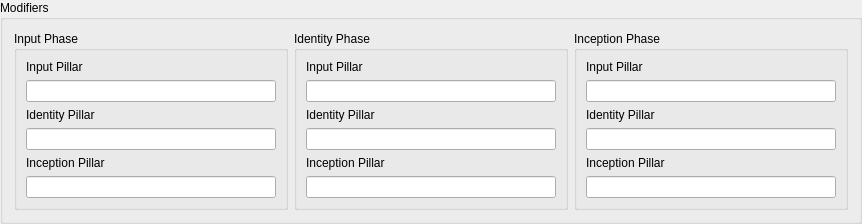
            <widget class="QGroupBox" name="groupBox_4">
             <property name="title">
              <string>Modifiers</string>
             </property>
             <layout class="QHBoxLayout" name="horizontalLayout_17">
              <item>
               <widget class="QGroupBox" name="inputPhaseGB_2">
                <property name="title">
                 <string>Input Phase</string>
                </property>
                <layout class="QVBoxLayout" name="verticalLayout_75">
                 <item>
                  <widget class="QLabel" name="auditInputPhaseLabel_2">
                   <property name="text">
                    <string>Input Pillar</string>
                   </property>
                  </widget>
                 </item>
                 <item>
                  <widget class="QLineEdit" name="auditInputPhaseTE_2">
                   <property name="sizePolicy">
                    <sizepolicy hsizetype="Fixed" vsizetype="Fixed">
                     <horstretch>0</horstretch>
                     <verstretch>0</verstretch>
                    </sizepolicy>
                   </property>
                   <property name="minimumSize">
                    <size>
                     <width>250</width>
                     <height>0</height>
                    </size>
                   </property>
                  </widget>
                 </item>
                 <item>
                  <widget class="QLabel" name="auditIdentityPhaseLabel_2">
                   <property name="text">
                    <string>Identity Pillar</string>
                   </property>
                  </widget>
                 </item>
                 <item>
                  <widget class="QLineEdit" name="auditIdentityPhaseTE_2">
                   <property name="sizePolicy">
                    <sizepolicy hsizetype="Fixed" vsizetype="Fixed">
                     <horstretch>0</horstretch>
                     <verstretch>0</verstretch>
                    </sizepolicy>
                   </property>
                   <property name="minimumSize">
                    <size>
                     <width>250</width>
                     <height>0</height>
                    </size>
                   </property>
                  </widget>
                 </item>
                 <item>
                  <widget class="QLabel" name="auditInceptionPhaseLabel_2">
                   <property name="text">
                    <string>Inception Pillar</string>
                   </property>
                  </widget>
                 </item>
                 <item>
                  <widget class="QLineEdit" name="auditInceptionPhaseTE_2">
                   <property name="sizePolicy">
                    <sizepolicy hsizetype="Fixed" vsizetype="Fixed">
                     <horstretch>0</horstretch>
                     <verstretch>0</verstretch>
                    </sizepolicy>
                   </property>
                   <property name="minimumSize">
                    <size>
                     <width>250</width>
                     <height>0</height>
                    </size>
                   </property>
                  </widget>
                 </item>
                </layout>
               </widget>
              </item>
              <item>
               <widget class="QGroupBox" name="identityPhaseGB_2">
                <property name="title">
                 <string>Identity Phase</string>
                </property>
                <layout class="QVBoxLayout" name="verticalLayout_76">
                 <item>
                  <widget class="QLabel" name="auditInputPhaseLabel_3">
                   <property name="text">
                    <string>Input Pillar</string>
                   </property>
                  </widget>
                 </item>
                 <item>
                  <widget class="QLineEdit" name="auditInputPhaseTE_3">
                   <property name="sizePolicy">
                    <sizepolicy hsizetype="Fixed" vsizetype="Fixed">
                     <horstretch>0</horstretch>
                     <verstretch>0</verstretch>
                    </sizepolicy>
                   </property>
                   <property name="minimumSize">
                    <size>
                     <width>250</width>
                     <height>0</height>
                    </size>
                   </property>
                  </widget>
                 </item>
                 <item>
                  <widget class="QLabel" name="auditIdentityPhaseLabel_3">
                   <property name="text">
                    <string>Identity Pillar</string>
                   </property>
                  </widget>
                 </item>
                 <item>
                  <widget class="QLineEdit" name="auditIdentityPhaseTE_3">
                   <property name="sizePolicy">
                    <sizepolicy hsizetype="Fixed" vsizetype="Fixed">
                     <horstretch>0</horstretch>
                     <verstretch>0</verstretch>
                    </sizepolicy>
                   </property>
                   <property name="minimumSize">
                    <size>
                     <width>250</width>
                     <height>0</height>
                    </size>
                   </property>
                  </widget>
                 </item>
                 <item>
                  <widget class="QLabel" name="auditInceptionPhaseLabel_3">
                   <property name="text">
                    <string>Inception Pillar</string>
                   </property>
                  </widget>
                 </item>
                 <item>
                  <widget class="QLineEdit" name="auditInceptionPhaseTE_3">
                   <property name="sizePolicy">
                    <sizepolicy hsizetype="Fixed" vsizetype="Fixed">
                     <horstretch>0</horstretch>
                     <verstretch>0</verstretch>
                    </sizepolicy>
                   </property>
                   <property name="minimumSize">
                    <size>
                     <width>250</width>
                     <height>0</height>
                    </size>
                   </property>
                  </widget>
                 </item>
                </layout>
               </widget>
              </item>
              <item>
               <widget class="QGroupBox" name="inceptionPhaseGB">
                <property name="title">
                 <string>Inception Phase</string>
                </property>
                <layout class="QVBoxLayout" name="verticalLayout_77">
                 <item>
                  <widget class="QLabel" name="auditInputPhaseLabel_4">
                   <property name="text">
                    <string>Input Pillar</string>
                   </property>
                  </widget>
                 </item>
                 <item>
                  <widget class="QLineEdit" name="auditInputPhaseTE_4">
                   <property name="sizePolicy">
                    <sizepolicy hsizetype="Fixed" vsizetype="Fixed">
                     <horstretch>0</horstretch>
                     <verstretch>0</verstretch>
                    </sizepolicy>
                   </property>
                   <property name="minimumSize">
                    <size>
                     <width>250</width>
                     <height>0</height>
                    </size>
                   </property>
                  </widget>
                 </item>
                 <item>
                  <widget class="QLabel" name="auditIdentityPhaseLabel_4">
                   <property name="text">
                    <string>Identity Pillar</string>
                   </property>
                  </widget>
                 </item>
                 <item>
                  <widget class="QLineEdit" name="auditIdentityPhaseTE_4">
                   <property name="sizePolicy">
                    <sizepolicy hsizetype="Fixed" vsizetype="Fixed">
                     <horstretch>0</horstretch>
                     <verstretch>0</verstretch>
                    </sizepolicy>
                   </property>
                   <property name="minimumSize">
                    <size>
                     <width>250</width>
                     <height>0</height>
                    </size>
                   </property>
                  </widget>
                 </item>
                 <item>
                  <widget class="QLabel" name="auditInceptionPhaseLabel_4">
                   <property name="text">
                    <string>Inception Pillar</string>
                   </property>
                  </widget>
                 </item>
                 <item>
                  <widget class="QLineEdit" name="auditInceptionPhaseTE_4">
                   <property name="sizePolicy">
                    <sizepolicy hsizetype="Fixed" vsizetype="Fixed">
                     <horstretch>0</horstretch>
                     <verstretch>0</verstretch>
                    </sizepolicy>
                   </property>
                   <property name="minimumSize">
                    <size>
                     <width>250</width>
                     <height>0</height>
                    </size>
                   </property>
                  </widget>
                 </item>
                </layout>
               </widget>
              </item>
             </layout>
            </widget>
